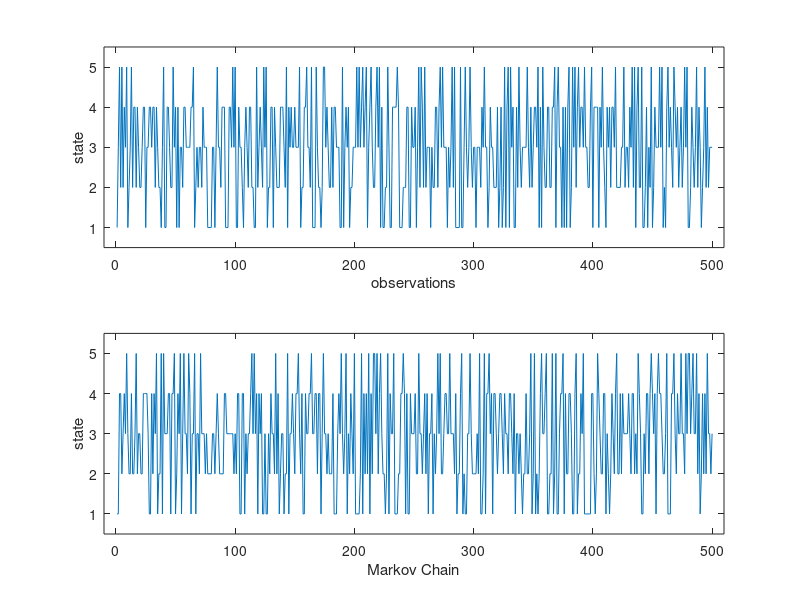

This figure's MATLAB source:
%Constructing data-driven Markov Chains with Matlab
%Example 2.
%(JESSE DORRESTIJN, 7 June 2016)
% Let us do almost the same as in Example 1. However, now we will consider Markov
% chains with more than 2 states. Now, let N>2 be the number of states.
%

clear
clc
close all

%YOUR INPUT:
N = 5;                 %Number of states of the Markov Chain.
L = 100000;            %length of observational sequence.
T = 500;               %Plot the first T states of the sequence. T should be smaller than L.

%First we produce a sequence that we later use as observational data
%for the construction of the Markov chain.

y_obs = zeros(L,1);         %y_obs will be the input or OBServational sequence.
P = rand(N);                %randomly chosen transition probability matrix used to construct input sequence.
P_cum = P;
for j=2:N
    P_cum(:,j) = P_cum(:,j-1) + P(:,j);     %cumulative version of P.
end
for j=1:N
    P(:,j) = P(:,j)./P_cum(:,N);                 %Normalize transition matrix
end
P_cum = P;
for j=2:N
    P_cum(:,j) = P_cum(:,j-1) + P(:,j);     %normalized cumulative version of P.
end

y_obs(1) = 1;               %sequence starts with a 1;

for t=1:L-1                 %construct entire sequence
    r = rand;
    y_obs(t+1) = sum(r>P_cum(y_obs(t),:))+1;
end

%Plot the sequence:

figure(1)
subplot(2,1,1)
plot(y_obs(1:T))          %plot the first T states of the sequence
xlim([-10 T+10])
ylim([0.5 N+0.5])
set(gca,'YTick',1:N)
xlabel('observations')
ylabel('state')

%%
%Estimation of transition probability matrix.

P_MC = zeros(N,N);
for t=1:L-1
    P_MC(y_obs(t),y_obs(t+1))= P_MC(y_obs(t),y_obs(t+1))+1;
end
P_MC_cum = P_MC;
for j=2:N
    P_MC_cum(:,j) = P_MC_cum(:,j-1) + P_MC(:,j);     %cumulative version of P.
end
for j=1:N
    P_MC(:,j) = P_MC(:,j)./P_MC_cum(:,N);                 %Normalize transition matrix
end
P_MC_cum = P_MC;
for j=2:N
    P_MC_cum(:,j) = P_MC_cum(:,j-1) + P_MC(:,j);     %normalized cumulative version of P.
end

%Compare estimated matrix P_MC with initial matrix P.

P
P_MC

%%
%Produce sequence with the Markov chain.

y_MC = zeros(L,1);                %y_obs will be the input or OBServational sequence.
y_MC(1) = 1;                      %sequence starts with a 1;

for t=1:L-1                       %construct entire sequence
    r = rand;
    y_MC(t+1) = sum(r>P_MC_cum(y_MC(t),:))+1;
end

%Plot sequence:

figure(1)
subplot(2,1,2)
plot(y_MC(1:T))          %plot the first T states of the sequence (T defined above).
xlim([-10 T+10])
ylim([0.5 N+0.5])
set(gca,'YTick',1:N)
xlabel('Markov Chain')
ylabel('state')
